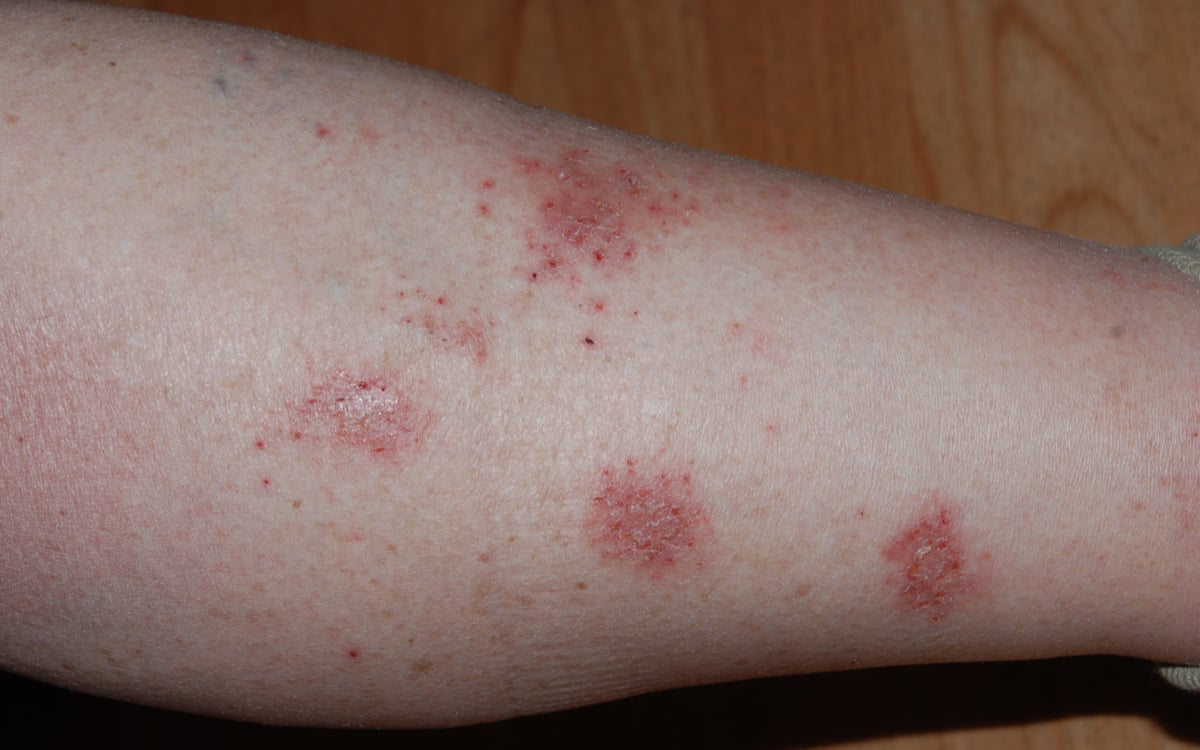
#> input picture eczema.jpg, 1200 x 750 px
$ python main.py
#> lines starting #> are read from the running program, lines starting #| are printed output that depends on the picture
import cv2
import matplotlib.pyplot as plt

def preprocess_image(image):
    ####
    #Etapa de preprocesare prin reducere de zgomot:
    # - conversie grayscale
    # - medianBlur - smoothing/noise reduction
    ####
    grayscale = cv2.cvtColor(image, cv2.COLOR_BGR2GRAY) #conversie de la color la grayscale
    denoised = cv2.medianBlur(grayscale,5)
    return denoised

def segment_image(image):
    ####
    # Etapa de segmentare:
    ####
    _,mask = cv2.threshold(image,0 ,255)


if __name__ == '__main__':
    img = cv2.imread("eczema.jpg") # o prima imagine de test a preprocesarii
#> img is the input picture: shape (750, 1200, 3); mean B, G, R 102.7, 110.5, 135.5

    if img is None:
        print("Imaginea nu a putut fi deschisa.")
        exit()

    img_rgb = cv2.cvtColor(img, cv2.COLOR_BGR2RGB)

    img_preprocessed = preprocess_image(img)
#> in preprocess_image, `grayscale = cv2.cvtColor(image, cv2.COLOR_BGR2GRAY)`:
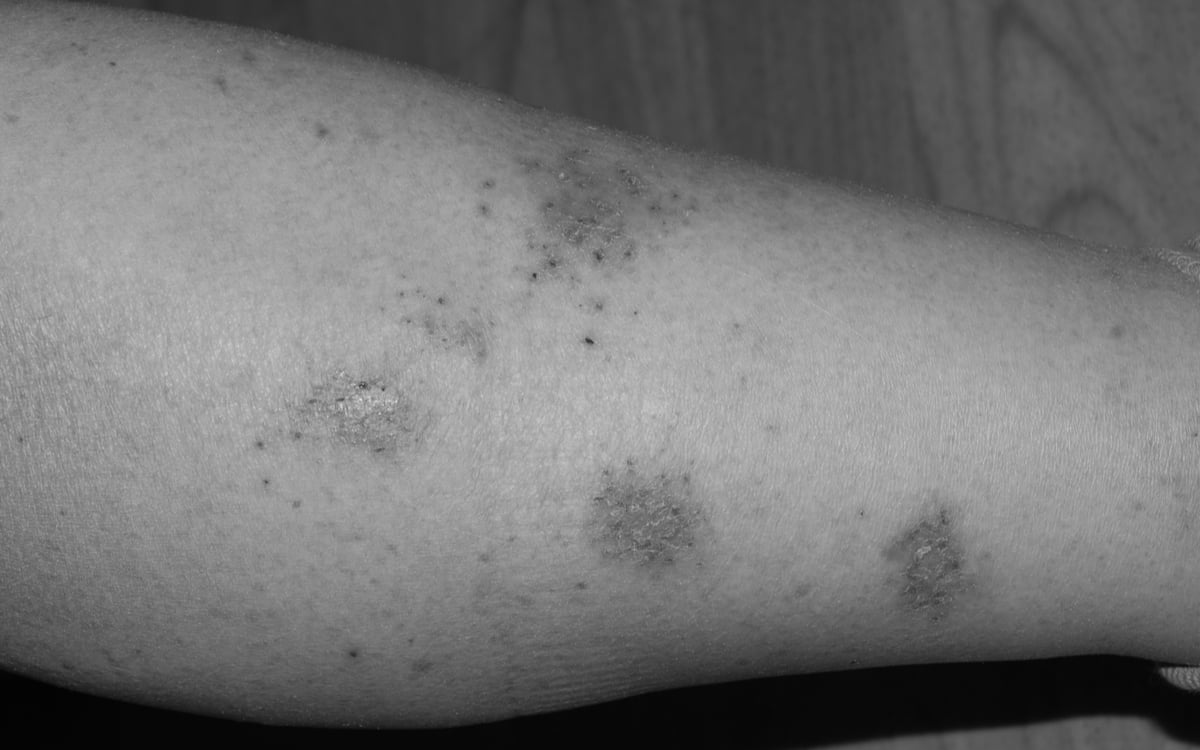
#> grayscale: shape (750, 1200); min 1, max 230, mean 117.1

    print(f"Dimensiuni originale: {img.shape}")
#| Dimensiuni originale: (750, 1200, 3)
    print(f"Dimensiuni dupa preprocesare: {img_preprocessed.shape}")
#| Dimensiuni dupa preprocesare: (750, 1200)

    plt.figure(figsize=(12,6))

    plt.subplot(1,2,1)
    plt.imshow(img_rgb)
    plt.title("Original") # afisam imaginea inainte de preprocesare
    plt.axis("off")

    plt.subplot(1,2,2)
    plt.imshow(img_preprocessed,cmap= "gray")
    plt.title("Preprocesata (Fara zgomot)")
    plt.axis("off")

    plt.tight_layout()
    plt.show()
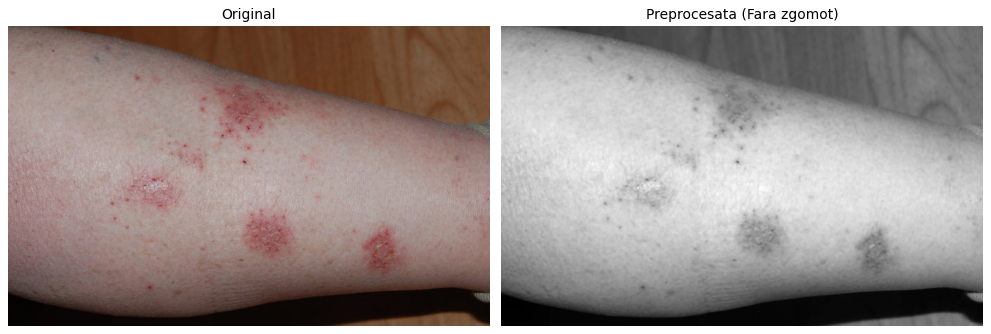
#> figure drawn by matplotlib, 2 panels

$ run again, with SchemaPI.drawio.png saved as eczema.jpg
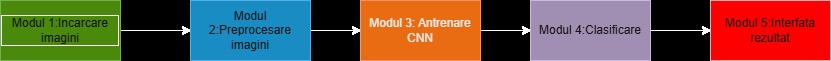
#> input picture SchemaPI.drawio.png, 831 x 61 px
#> img is the input picture: shape (61, 831, 3); mean B, G, R 65.3, 80.6, 109.5
#> in preprocess_image, `denoised = cv2.medianBlur(grayscale,5)`:
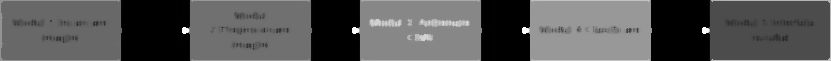
#> denoised: shape (61, 831); min 0, max 255, mean 86.4
#| Dimensiuni originale: (61, 831, 3)
#| Dimensiuni dupa preprocesare: (61, 831)
#> `plt.show()`:
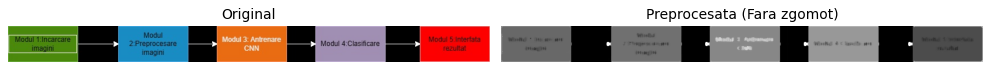
#> figure drawn by matplotlib, 2 panels
